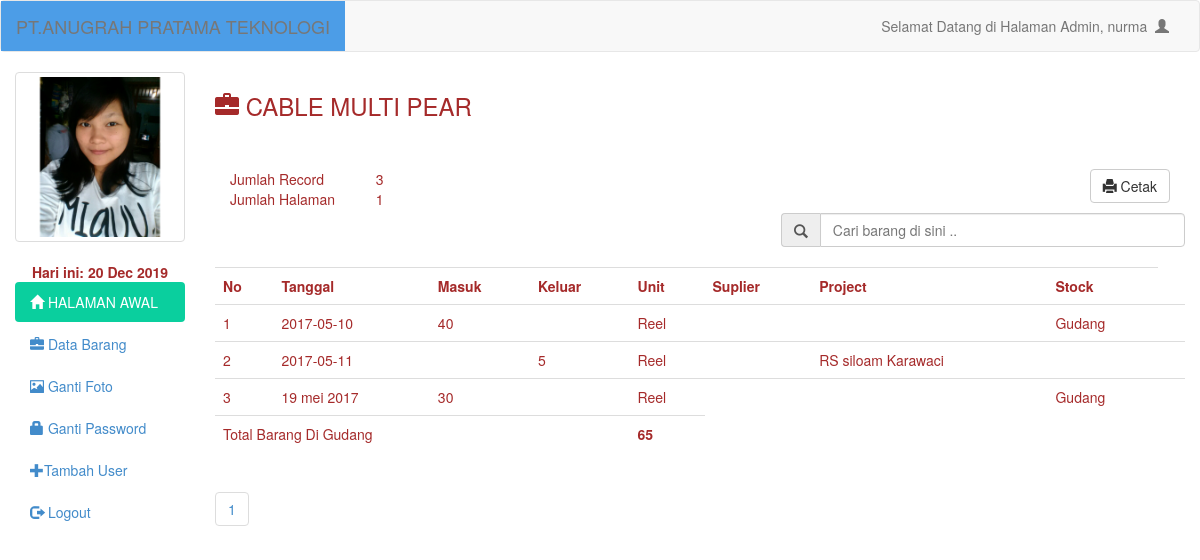
/administrator/home_multi.php (signed in), run on the app's committed database.
### tables this page shows
CREATE TABLE IF NOT EXISTS `cable_multi_pear` (
  `No` int(10) NOT NULL AUTO_INCREMENT,
  `Tanggal` varchar(20) NOT NULL,
  `Masuk` varchar(10) NOT NULL,
  `Keluar` varchar(10) NOT NULL,
  `Unit` varchar(10) NOT NULL,
  `Subplier` varchar(20) NOT NULL,
  `Project` varchar(20) NOT NULL,
  `Stock` varchar(10) NOT NULL,
  PRIMARY KEY (`No`)
);

### administrator/home_multi.php (the view, shortened to what this page needs)
<?php include 'header.php'; ?>
<h3><span class="glyphicon glyphicon-briefcase"></span>  CABLE MULTI PEAR</h3>
<br/>
<br/>
<?php
$per_hal=10;
$jumlah_record=mysql_query("SELECT COUNT(*) from cable_multi_pear");
$jum=mysql_result($jumlah_record, 0);
$halaman=ceil($jum / $per_hal);
$page = (isset($_GET['page'])) ? (int)$_GET['page'] : 1;
$start = ($page - 1) * $per_hal;
?>
<div class="col-md-12">
	<table class="col-md-2">
		<tr>
			<td>Jumlah Record</td>
			<td><?php echo $jum; ?></td>
		</tr>
		<tr>
			<td>Jumlah Halaman</td>
			<td><?php echo $halaman; ?></td>
		</tr>
	</table>
	<a style="margin-bottom:10px" href="lap_multi.php" target="_blank" class="btn btn-default pull-right"><span class='glyphicon glyphicon-print'></span>  Cetak</a>
</div>
<form action="cari_act.php" method="get">
	<div class="input-group col-md-5 col-md-offset-7">
		<span class="input-group-addon" id="basic-addon1"><span class="glyphicon glyphicon-search"></span></span>
		<input type="text" class="form-control" placeholder="Cari barang di sini .." aria-describedby="basic-addon1" name="cari">
	</div>
</form>
<br/>
<table class="table table-hover">
	<tr>
		<th>No</th>
		<th>Tanggal</th>
		<th>Masuk</th>
		<th>Keluar</th>
		<th>Unit</th>
		<th>Suplier</th>
		<th>Project</th>
		<th>Stock</th>
	</tr>
	<?php
	if(isset($_GET['cari'])){
		$cari=mysql_real_escape_string($_GET['cari']);
		$brg=mysql_query("select * from cable_multi_pear where Tanggal like '$cari' or Project like '$cari'");
	}else{
		$brg=mysql_query("select * from cable_multi_pear limit $start, $per_hal");
	}
	$no=1;
	while($b=mysql_fetch_array($brg)){
		?>
		<tr>
			<td><?php echo $no++ ?></td>
			<td><?php echo $b['Tanggal'] ?></td>
			<td><?php echo $b['Masuk'] ?></td>
			<td><?php echo $b['Keluar'] ?></td>
			<td><?php echo $b['Unit'] ?></td>
			<td><?php echo $b['Suplier'] ?></td>
			<td><?php echo $b['Project'] ?></td>
			<td><?php echo $b['Stock'] ?></td>
			<td>
		</tr>
		<?php
	}
	?>
	<tr>
		<td colspan="4">Total Barang Di Gudang</td>
		<td>
		<?php
			$x=mysql_query("select sum(Masuk-Keluar) as total from cable_multi_pear");
			$xx=mysql_fetch_array($x);
			echo "<b>". number_format($xx['total'])."</b>";
		?>
		</td>
	</tr>
</table>
<ul class="pagination">
			<?php
			for($x=1;$x<=$halaman;$x++){
				?>
				<li><a href="?page=<?php echo $x ?>"><?php echo $x ?></a></li>
				<?php
			}
			?>
		</ul>
<?php
include 'footer.php';
?>

### administrator/header.php (shortened to what this page needs)
<!DOCTYPE html>
<html>
<head>
	<link rel="stylesheet" type="text/css" href="../assets/css/bootstrap.css">
	<link rel="stylesheet" type="text/css" href="../assets/js/jquery-ui/jquery-ui.css">
</head>
<body>
	<div class="navbar navbar-default">
		<div class="container-fluid">
			<div class="navbar-header">
				<a href="#" class="navbar-brand">PT.ANUGRAH PRATAMA TEKNOLOGI</a>
			</div>
			<div class="collapse navbar-collapse">
				<ul class="nav navbar-nav navbar-right">
					<li><a class="dropdown-toggle" data-toggle="dropdown" role="button" href="#">Selamat Datang di Halaman Admin, <?php echo $_SESSION['uname']  ?>&nbsp&nbsp<span class="glyphicon glyphicon-user"></span></a></li>
				</ul>
			</div>
		</div>
	</div>
	<div class="col-md-2">
		<div class="row">
			<?php
			$use=$_SESSION['uname'];
			$fo=mysql_query("select foto from admin where uname='$use'");
			while($f=mysql_fetch_array($fo)){
				?>
				<div class="col-xs-6 col-md-12">
					<a class="thumbnail">
						<img class="img-responsive" src="foto/<?php echo $f['foto']; ?>">
					</a>
				</div>
				<?php
			}
			?>
		</div>
		<center><div class="datewidget"><font color="brown"><b>Hari ini: <?php echo date("d M Y"); ?></b></div></center>
		<ul class="nav nav-pills nav-stacked">
			<li class="active"><a href="index.php"><span class="glyphicon glyphicon-home"></span>  HALAMAN AWAL</a></li>
			<li><a href="home.php"><span class="glyphicon glyphicon-briefcase"></span>  Data Barang</a></li>
			<li><a href="ganti_foto.php"><span class="glyphicon glyphicon-picture"></span>  Ganti Foto</a></li>
			<li><a href="ganti_pass.php"><span class="glyphicon glyphicon-lock"></span> Ganti Password</a></li>
			<li><a href="Register.php"><span class="glyphicon glyphicon-plus"></span>Tambah User</button></a></li>
			<li><a href="logout.php"><span class="glyphicon glyphicon-log-out"></span>  Logout</a></li>
		</ul>
	</div>
	<div class="col-md-10">

### administrator/footer.php (shortened to what this page needs)
</div>

### data on the page
cable_multi_pear: Tanggal "2017-05-10", Masuk "40", Unit "Reel", Stock "Gudang"
cable_multi_pear: Tanggal "2017-05-11", Keluar "5", Unit "Reel", Project "RS siloam Karawaci"
cable_multi_pear: Tanggal "19 mei 2017", Masuk "30", Unit "Reel", Stock "Gudang"

### other printed values
$_SESSION['uname'] "nurma"
$jum "3"
$halaman "1"
$xx['total'] "65"
